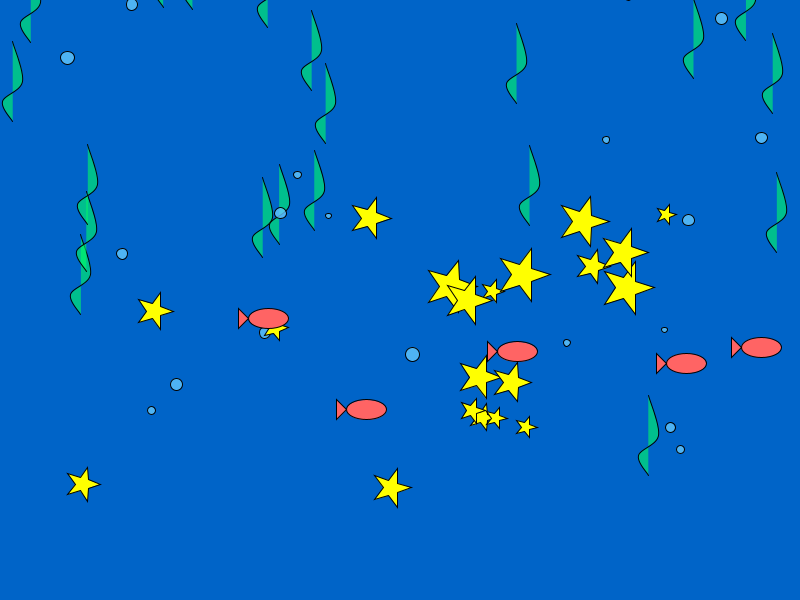
Frame 1 (no input)
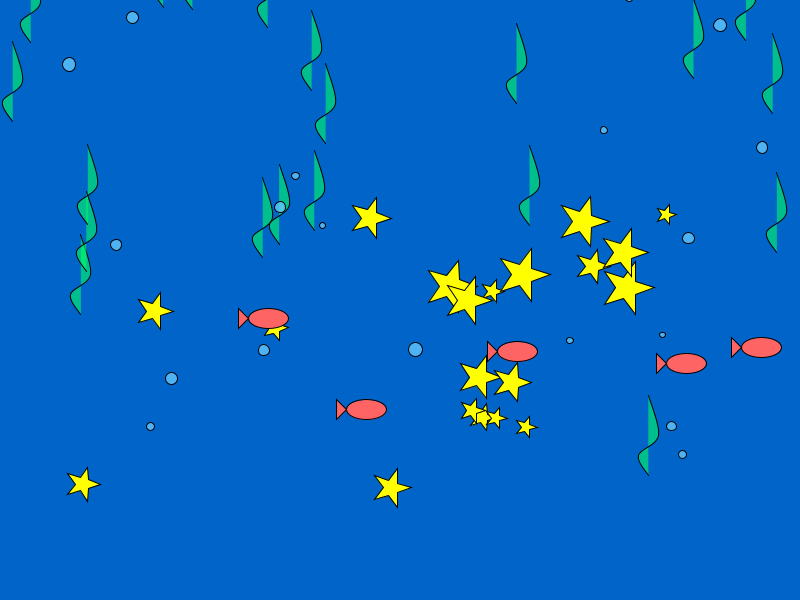
Frame 60 (the mouse pressed at the canvas centre just before this capture)
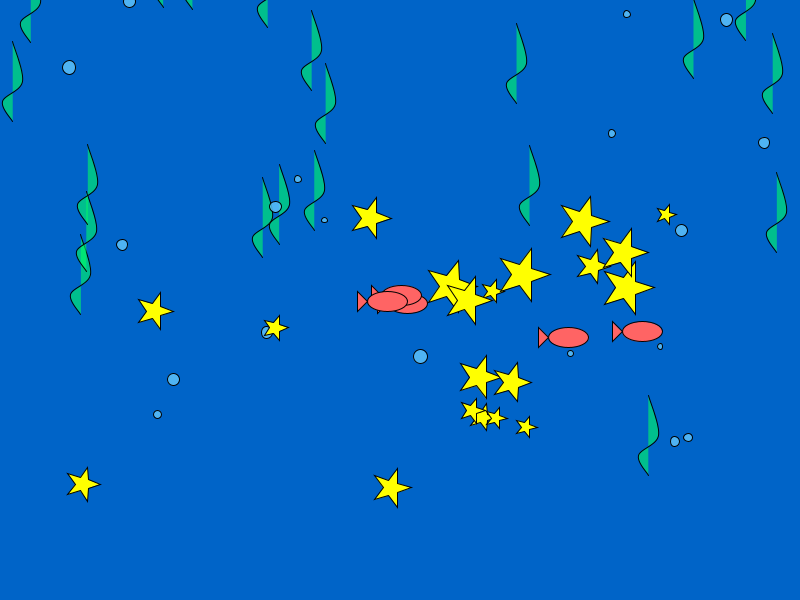
Frame 120 (the mouse held since frame 60 and released just before this capture)

The Processing sketch that drew these frames (run headless with seeded random() and noise(); from frame 60 on, the mouse is pressed at the canvas centre):

// Processing sketch: Lab5_1
// ── Lab5_1.pde
import java.util.ArrayList;
import java.util.Iterator;

// Declare global ArrayLists to store different types of objects
ArrayList<Fish> fishes;
ArrayList<Food> foods;
ArrayList<Shark> sharks;
ArrayList<Algae> algae;
ArrayList<Bubble> bubbles;
ArrayList<Star> stars;

// Setup function runs once at the beginning
void setup() {
  size(800, 600);
  background(0, 100, 200); 
  
  // Initialize ArrayLists for various objects
  fishes = new ArrayList<Fish>();
  foods = new ArrayList<Food>();
  sharks = new ArrayList<Shark>();
  algae = new ArrayList<Algae>();
  bubbles = new ArrayList<Bubble>();
  stars = new ArrayList<Star>();

  // Initialize fish positions and velocities
  for (int i = 0; i < 5; i++) {
    fishes.add(new Fish(random(width), random(300, height - 100)));
  }

  // Initialize background elements
  for (int i = 0; i < 20; i++) {
    algae.add(new Algae(random(width), random(height - 100)));
    bubbles.add(new Bubble(random(width), random(height - 100)));
    stars.add(new Star(random(width), random(200, height - 100)));
  }
}

void draw() {
  background(0, 100, 200); // Refresh the background

  // Draw background elements
  for (Algae a : algae) {
    a.display();
  }

  for (Bubble b : bubbles) {
    b.display();
  }

  for (Star s : stars) {
    s.display();
  }

  // Draw food
  for (Food food : foods) {
    food.display();
  }

  // Update and draw fish
  for (Fish fish : fishes) {
    fish.update();
    fish.display();

    // Check if fish reached any food
    Iterator<Food> foodIterator = foods.iterator();
    while (foodIterator.hasNext()) {
      Food food = foodIterator.next();
      float d = dist(fish.position.x, fish.position.y, food.position.x, food.position.y);
      if (d < 15) {
        // If fish reached the food, remove the food
        foodIterator.remove();
      }
    }
  }

  // Update and draw sharks
  Iterator<Shark> sharkIterator = sharks.iterator();
  while (sharkIterator.hasNext()) {
    Shark shark = sharkIterator.next();
    shark.update();
    shark.display();

    // Check if shark caught any fish
    Iterator<Fish> fishIterator = fishes.iterator();
    while (fishIterator.hasNext()) {
      Fish fish = fishIterator.next();
      float d = dist(shark.position.x, shark.position.y, fish.position.x, fish.position.y);
      if (d < 20) {
        // If shark caught the fish, remove both shark and fish
        sharkIterator.remove();
        fishIterator.remove();
      }
    }
  }
}

void mousePressed() {
  if (mouseButton == RIGHT) {
    // Add shark at the right mouse click position
    sharks.add(new Shark(new PVector(mouseX, mouseY)));
  } else {
    // Add food at the mouse click position
    foods.add(new Food(new PVector(mouseX, mouseY)));
  }
}

class Algae {
  float x, y;

  Algae(float x, float y) {
    this.x = x;
    this.y = y;
  }

  void display() {
    // Algae color (greenish)
    fill(0, 255, 100, 150);

    // Draw an algae strand
    beginShape();
    curveVertex(x, y);
    curveVertex(x, y);
    curveVertex(x - 10, y - 20);
    curveVertex(x + 10, y - 40);
    curveVertex(x, y - 80);
    curveVertex(x, y - 80);
    endShape();
  }
}

class Bubble {
  float x, y;
  float radius;

  Bubble(float x, float y) {
    this.x = x;
    this.y = y;
    this.radius = random(5, 15);
  }

  void display() {
    // Draw some algae bubbles
    fill(100, 200, 255, 200); // Light blue bubbles
    ellipse(x + random(-5, 5), y - random(10, 30), radius, radius);
  }
}

class Star {
  float x, y;
  float size;

  Star(float x, float y) {
    this.x = x;
    this.y = y;
    this.size = random(10, 30);
  }

  void display() {
    // Marine star
    fill(255, 255, 0);
    beginShape();
    for (int j = 0; j < 5; j++) {
      float angle = TWO_PI / 5 * j;
      float xOffset = cos(angle) * size;
      float yOffset = sin(angle) * size;
      vertex(x + xOffset, y + yOffset);
      xOffset = cos(angle + PI/5) * (size * 0.4);
      yOffset = sin(angle + PI/5) * (size * 0.4);
      vertex(x + xOffset, y + yOffset);
    }
    endShape(CLOSE);
  }
}

class Fish {
  PVector position;
  PVector velocity;

  Fish(float x, float y) {
    position = new PVector(x, y);
    velocity = new PVector(0, 0);
  }

  void update() {
    if (foods.size() > 0) {
      Food nearestFood = findNearestFood();
      PVector desired = PVector.sub(nearestFood.position, position);
      desired.setMag(2);
      velocity = desired;
    }

    // Boundary checks
    if (position.x < 0) {
      position.x = 0;
      velocity.x *= -1; // Reverse the x-direction velocity
    } else if (position.x > width) {
      position.x = width;
      velocity.x *= -1; // Reverse the x-direction velocity
    }

    if (position.y < 0) {
      position.y = 0;
      velocity.y *= -1; // Reverse the y-direction velocity
    } else if (position.y > height) {
      position.y = height;
      velocity.y *= -1; // Reverse the y-direction velocity
    }

    position.add(velocity);
  }

  void display() {
    // Fish body
    fill(255, 100, 100);
    ellipse(position.x, position.y, 40, 20);

    // Fish tail
    fill(255, 100, 100);
    triangle(position.x - 20, position.y, position.x - 30, position.y - 10, position.x - 30, position.y + 10);
  }
}

class Food {
  PVector position;

  Food(PVector pos) {
    position = pos;
  }

  void display() {
    // Food color (yellow)
    fill(255, 255, 0);
    ellipse(position.x, position.y, 15, 15);
  }
}

class Shark {
  PVector position;
  PVector velocity;

  Shark(PVector pos) {
    position = pos;
    velocity = new PVector(0, 0);
  }

  void update() {
    if (fishes.size() > 0) {
      Fish nearestFish = findNearestFish();
      PVector desired = PVector.sub(nearestFish.position, position);
      desired.setMag(2);
      velocity = desired;
    }

    // Boundary checks
    if (position.x < 0 || position.x > width || position.y < 0 || position.y > height) {
      sharks.remove(this); // Remove the shark if it goes outside the canvas
    }

    position.add(velocity);
  }

  void display() {
    // Shark body
    fill(0, 0, 255);
    ellipse(position.x, position.y, 60, 30);

    // Shark tail
    fill(0, 0, 255);
    triangle(position.x + 30, position.y, position.x + 45, position.y - 15, position.x + 45, position.y + 15);
  }
}

// Function to find the nearest food to the mouse position
Food findNearestFood() {
  if (foods.size() > 0) {
    Food nearest = foods.get(0);
    float record = dist(nearest.position.x, nearest.position.y, mouseX, mouseY);
    for (Food food : foods) {
      float d = dist(food.position.x, food.position.y, mouseX, mouseY);
      if (d < record) {
        record = d;
        nearest = food;
      }
    }
    return nearest;
  } else {
    return null;
  }
}

// Function to find the nearest fish to the mouse position
Fish findNearestFish() {
  if (fishes.size() > 0) {
    Fish nearest = fishes.get(0);
    float record = dist(nearest.position.x, nearest.position.y, mouseX, mouseY);
    for (Fish fish : fishes) {
      float d = dist(fish.position.x, fish.position.y, mouseX, mouseY);
      if (d < record) {
        record = d;
        nearest = fish;
      }
    }
    return nearest;
  } else {
    return null;
  }
}
